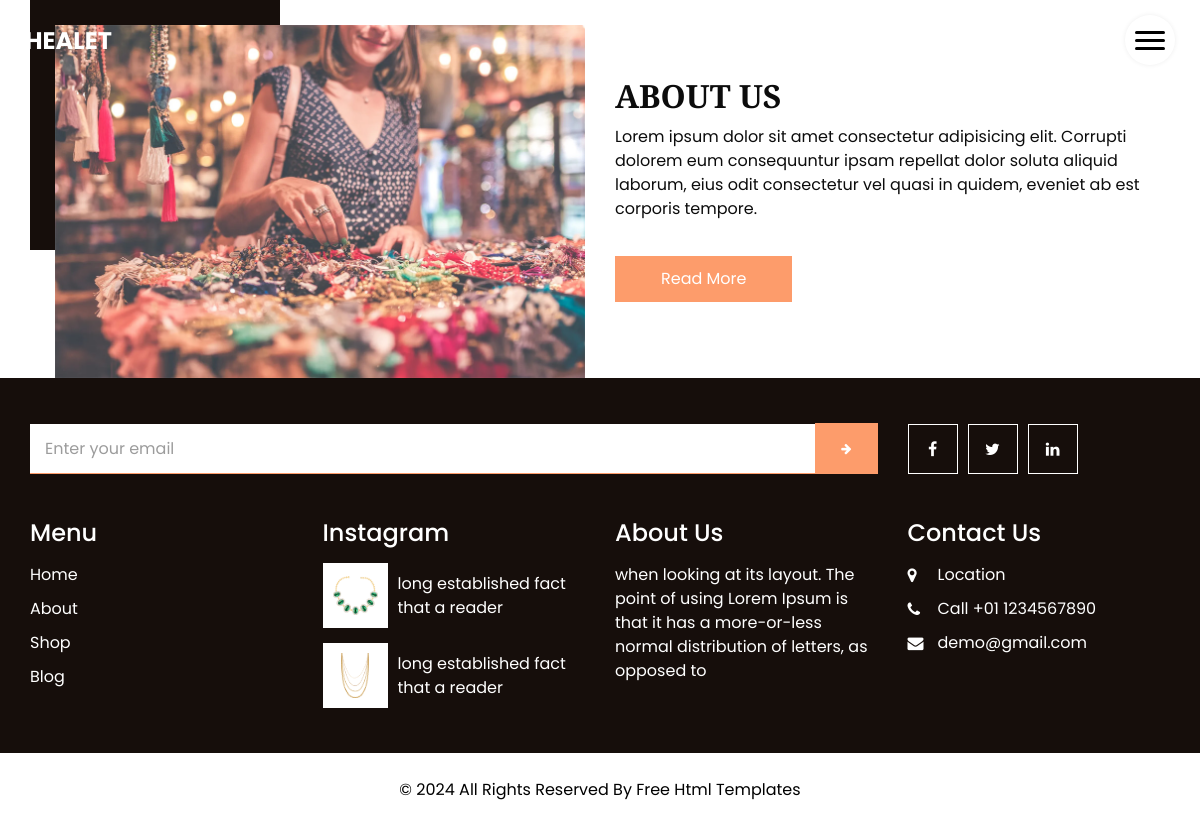
The page /about/ on the database its author committed.
### main/models.py (models this page shows, shortened)
class About_Us(models.Model):
    name = models.CharField('About name',max_length=50)
    button_name = models.CharField('Button name',max_length=50)
    img = models.ImageField('About img',upload_to='images')
    about = models.TextField('About text')

### main/views.py (the view)
# urls.py: path('about/',views.About,name='about'),
def About(request):
    About = About_Us.objects.all().first()
    return render(request,'main/about.html',context={
        'About':About
    })

### main/templates/main/about.html
{% extends 'Base.html' %}
{% block content %}
<section class="about_section  ">
  <div class="container">
    <div class="row">
      <div class="col-md-6">
        <div class="img-box">
          <img src="{{ About.img.url }}" alt="">
        </div>
      </div>
      <div class="col-md-6">
        <div class="detail-box">
          <div class="heading_container">
            <h2>
              {{ About.name }}
            </h2>
          </div>
          <p>
            {{ About.about }}
          </p>
          <a href="">
            {{ About.button_name }}
          </a>
        </div>
      </div>
    </div>
  </div>
</section>
  <section class="info_section layout_padding2">
    <div class="container">
      <div class="row info_form_social_row">
        <div class="col-md-8 col-lg-9">
          <div class="info_form">
            <form action="">
              <input type="email" placeholder="Enter your email">
              <button>
                <i class="fa fa-arrow-right" aria-hidden="true"></i>
              </button>
            </form>
          </div>
        </div>
        <div class="col-md-4 col-lg-3">
          <div class="social_box">
            <a href="">
              <i class="fa fa-facebook" aria-hidden="true"></i>
            </a>
            <a href="">
              <i class="fa fa-twitter" aria-hidden="true"></i>
            </a>
            <a href="">
              <i class="fa fa-linkedin" aria-hidden="true"></i>
            </a>
          </div>
        </div>
      </div>
      <div class="row info_main_row">
        <div class="col-md-6 col-lg-3">
          <div class="info_links">
            <h4>
              Menu
            </h4>
            <div class="info_links_menu">
              <a href="index.html">Home</a>
              <a href="about.html">About</a>
              <a href="shop.html">Shop</a>
              <a href="blog.html">Blog</a>
            </div>
          </div>
        </div>
        <div class="col-md-6 col-lg-3">
          <div class="info_insta">
            <h4>
              Instagram
            </h4>
            <div class="insta_box">
              <div class="img-box">
                <img src="images/p1.png" alt="">
              </div>
              <p>
                long established fact that a reader
              </p>
            </div>
            <div class="insta_box">
              <div class="img-box">
                <img src="images/p2.png" alt="">
              </div>
              <p>
                long established fact that a reader
              </p>
            </div>
          </div>
        </div>
        <div class="col-md-6 col-lg-3">
          <div class="info_detail">
            <h4>
              About Us
            </h4>
            <p class="mb-0">
              when looking at its layout. The point of using Lorem Ipsum is that it has a more-or-less normal distribution of letters, as opposed to
            </p>
          </div>
        </div>
        <div class="col-md-6 col-lg-3">
          <h4>
            Contact Us
          </h4>
          <div class="info_contact">
            <a href="">
              <i class="fa fa-map-marker" aria-hidden="true"></i>
              <span>
                Location
              </span>
            </a>
            <a href="">
              <i class="fa fa-phone" aria-hidden="true"></i>
              <span>
                Call +01 1234567890
              </span>
            </a>
            <a href="">
              <i class="fa fa-envelope"></i>
              <span>
                demo@gmail.com
              </span>
            </a>
          </div>
        </div>
      </div>
    </div>
  </section>
{% endblock %}

### main/static/css/style.css (style rules this page uses)
body { font-family: "Poppins", sans-serif; color: #0c0c0c; background-color: #ffffff; overflow-x: hidden; }
.layout_padding2 { padding: 45px 0; }
.heading_container { display: -webkit-box; display: -ms-flexbox; display: flex; -webkit-box-orient: vertical; -webkit-box-direction: normal; -ms-flex-direction: column; flex-direction: column; -webkit-box-align: start; -ms-flex-align: start; align-items: flex-start; font-family: 'Playfair Display', serif; }
.heading_container h2 { position: relative; font-weight: bold; text-transform: uppercase; margin: 0; }
h1, h2 { font-family: 'Playfair Display', serif; }
a, a:hover, a:focus { text-decoration: none; }
.about_section .row { -webkit-box-align: center; -ms-flex-align: center; align-items: center; }
.about_section .img-box { position: relative; padding: 25px 0 0 25px; }
.about_section .img-box img { width: 100%; position: relative; }
.about_section .img-box::before { content: ""; position: absolute; top: 0; left: 0; width: 250px; height: 250px; background-color: #160e0b; }
.about_section .detail-box p { margin-top: 10px; margin-bottom: 35px; }
.about_section .detail-box a { display: inline-block; padding: 10px 45px; background-color: #fd9c6b; color: #ffffff; border-radius: 0; border: 1px solid #fd9c6b; -webkit-transition: all .2s; transition: all .2s; }
.info_section { background-color: #160e0b; color: #ffffff; }
.info_section .info_form_social_row { -webkit-box-align: center; -ms-flex-align: center; align-items: center; margin-bottom: 45px; }
.info_section .info_form { width: 100%; }
.info_section .info_form form { display: -webkit-box; display: -ms-flexbox; display: flex; -webkit-box-align: end; -ms-flex-align: end; align-items: flex-end; }
.info_section .info_form form input { -webkit-box-flex: 1; -ms-flex: 1; flex: 1; background-color: #ffffff; height: 50px; padding-left: 15px; outline: none; color: #ffffff; border: none; border-bottom: 1px solid #fd9c6b; }
.info_section .info_form form input::placeholder { color: #9c9c9c; }
.info_section .info_form form button { background-color: transparent; color: #fd9c6b; text-transform: uppercase; font-size: 12px; outline: none; border: none; display: inline-block; padding: 15.5px 25px; background-color: #fd9c6b; color: #ffffff; border-radius: 0; border: 1px solid #fd9c6b; -webkit-transition: all .2s; transition: all .2s; }
.info_section .social_box { width: 100%; display: -webkit-box; display: -ms-flexbox; display: flex; }
.info_section .social_box a { display: -webkit-box; display: -ms-flexbox; display: flex; -webkit-box-pack: center; -ms-flex-pack: center; justify-content: center; -webkit-box-align: center; -ms-flex-align: center; align-items: center; width: 50px; height: 50px; border: 1px solid #ffffff; color: #ffffff; margin-right: 10px; }
.info_section h4 { margin-bottom: 15px; }
.info_section .info_links .info_links_menu { display: -webkit-box; display: -ms-flexbox; display: flex; -webkit-box-orient: vertical; -webkit-box-direction: normal; -ms-flex-direction: column; flex-direction: column; }
.info_section .info_links .info_links_menu a { color: #ffffff; }
.info_section .info_links .info_links_menu a:not(:nth-last-child(1)) { margin-bottom: 10px; }
.info_section .info_insta .insta_box { display: -webkit-box; display: -ms-flexbox; display: flex; -webkit-box-align: center; -ms-flex-align: center; align-items: center; }
.info_section .info_insta .insta_box .img-box { width: 65px; min-width: 65px; height: 65px; padding: 10px; display: -webkit-box; display: -ms-flexbox; display: flex; -webkit-box-pack: center; -ms-flex-pack: center; justify-content: center; -webkit-box-align: center; -ms-flex-align: center; align-items: center; margin-right: 10px; background-color: #ffffff; }
.info_section .info_insta .insta_box .img-box img { max-width: 100%; max-height: 100%; }
.info_section .info_insta .insta_box p { margin: 0; }
.info_section .info_insta .insta_box:not(:nth-last-child(1)) { margin-bottom: 15px; }
.info_section .info_contact a { display: -webkit-box; display: -ms-flexbox; display: flex; -webkit-box-align: center; -ms-flex-align: center; align-items: center; color: #ffffff; margin-bottom: 10px; }
.info_section .info_contact a i { margin-right: 5px; width: 25px; }

### main/static/css/responsive.css (style rules this page uses)
@media (min-width: 1200px) { .container { max-width: 1170px; } }

### rows shown on the page
About_Us: img (picture), name "ABOUT US", about "Lorem ipsum dolor sit amet consectetur adipisicing elit. Corrupti dolorem eum consequuntur ipsam repellat dolor soluta aliquid laborum, eius odit consectetur vel quasi in quidem, eveniet ab est corporis tempore.", button_name "Read More"
